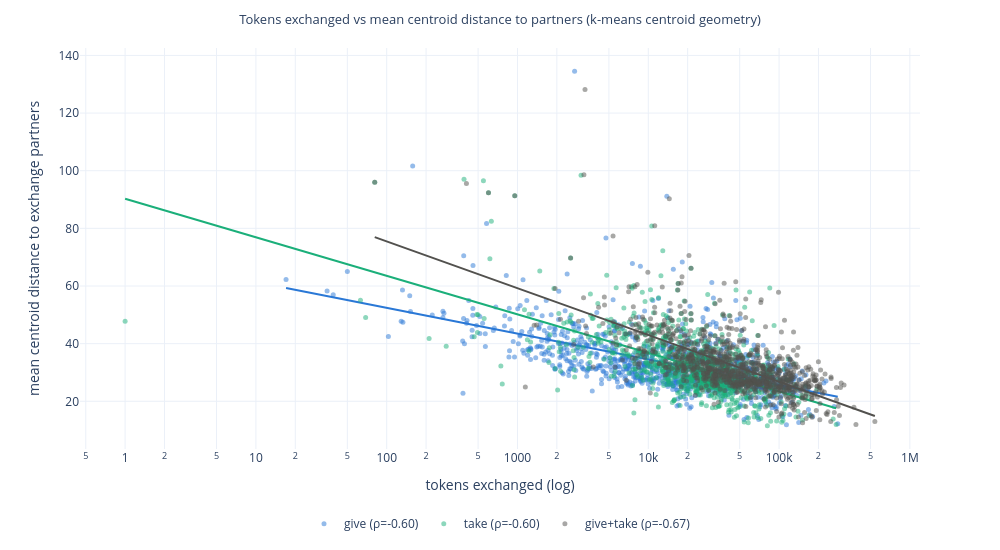
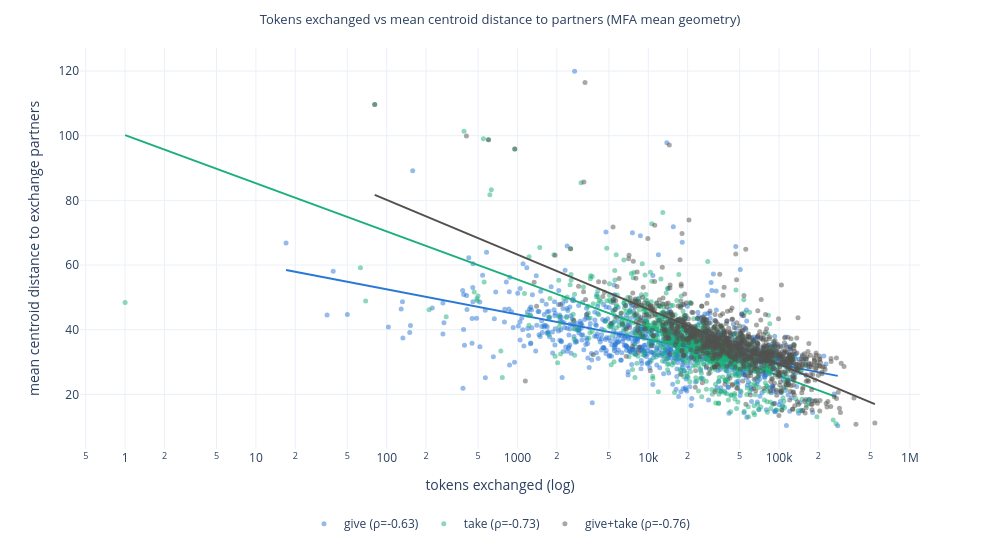

Notebook code cell kept with these figures, in order:
### Code cell
if px is not None:
    from scipy.stats import spearmanr

    # per-cluster: x = tokens exchanged, y = weighted mean centroid distance to partners
    strata = [
        ("give", "left", COLOR_KMEANS),        # tokens k gave away
        ("take", "joined", COLOR_MFA),         # tokens k took in
        ("give+take", "churn", COLOR_NEUTRAL), # both
    ]
    for label, title in [("km", "k-means centroid geometry"), ("mfa", "MFA mean geometry")]:
        fig = go.Figure()
        for name, xcol, color in strata:
            ycol = f"{'both' if name == 'give+take' else name}_dist_{label}"
            sub = per_cluster[["cluster", xcol, ycol]].dropna()
            sub = sub[sub[xcol] > 0]
            x, y, cl = sub[xcol].to_numpy(), sub[ycol].to_numpy(), sub["cluster"].to_numpy()
            rho, _ = spearmanr(x, y)
            fig.add_scatter(
                x=x, y=y, mode="markers",
                name=f"{name} (ρ={rho:.2f})",
                marker=dict(color=color, size=5, opacity=0.5),
                customdata=cl,
                hovertemplate="cluster %{customdata}<br>exchanged=%{x:,}<br>distance=%{y:.2f}<extra></extra>",
            )
            # least-squares fit y ~ a*log10(x) + b (linear in the plotted log-x axis)
            lx = np.log10(x)
            a, b = np.polyfit(lx, y, 1)
            xs = np.linspace(lx.min(), lx.max(), 100)
            fig.add_scatter(
                x=10 ** xs, y=a * xs + b, mode="lines",
                line=dict(color=color, width=2),
                name=f"{name} fit", showlegend=False, hoverinfo="skip",
            )
        fig.update_xaxes(type="log")
        fig.update_layout(
            title=f"Tokens exchanged vs mean centroid distance to partners ({title})",
            xaxis_title="tokens exchanged (log)",
            yaxis_title="mean centroid distance to exchange partners",
            template=PLOT_TEMPLATE,
            width=1000,
            height=550,
            legend=dict(orientation="h", yanchor="top", y=-0.15, xanchor="center", x=0.5),
        )
        save_fig(fig, f"exchange_distance_vs_count_{label}")
        fig.show()
